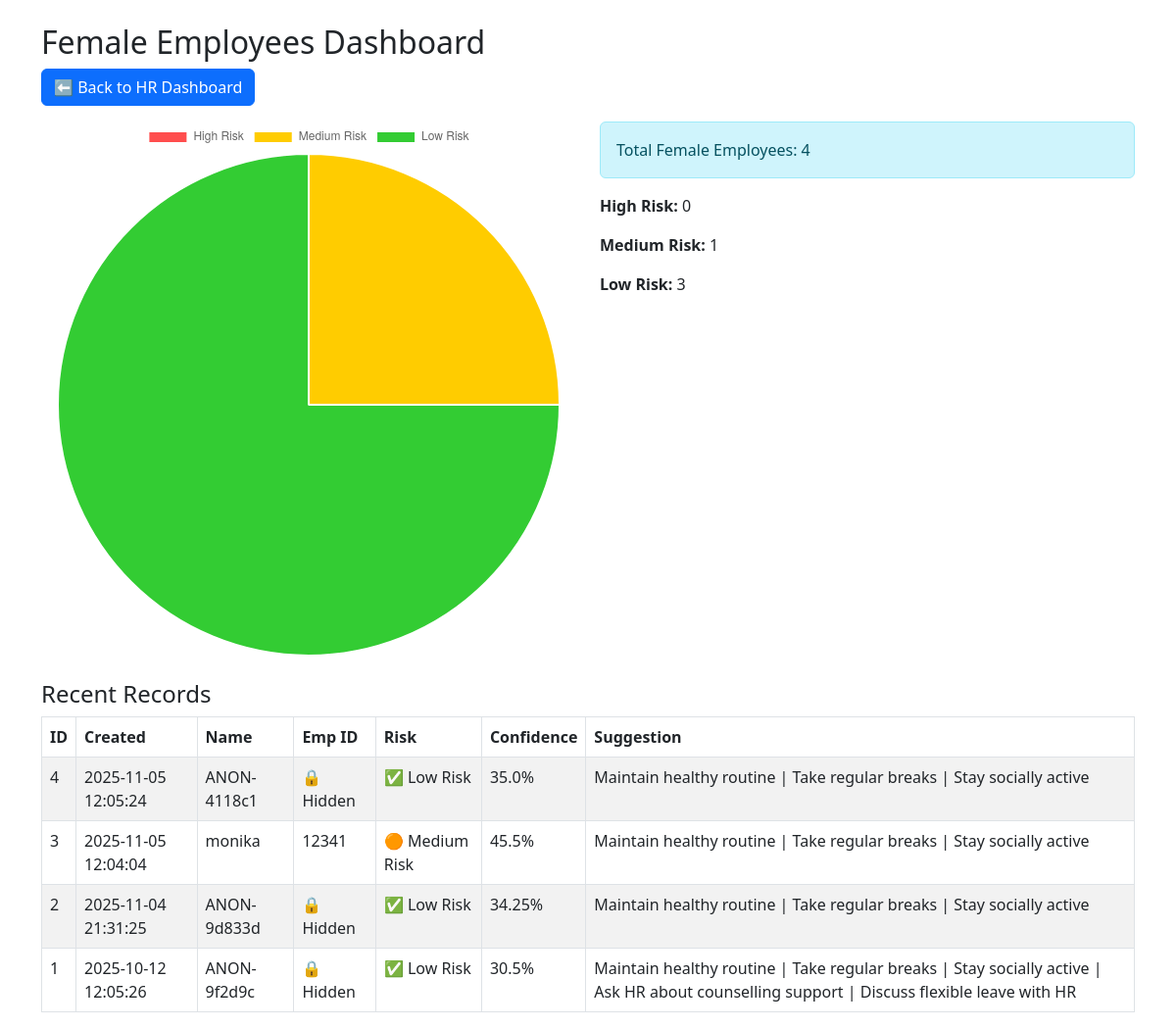
Screenshot of /female_dashboard with the database file from the repository.
### tables this page shows
CREATE TABLE wellness (
                    id INTEGER PRIMARY KEY AUTOINCREMENT,
                    created_at TEXT,
                    anon_code TEXT,
                    age INTEGER,
                    gender TEXT,
                    marital_status INTEGER,
                    work_stress INTEGER,
                    counselling_support INTEGER,
                    confidentiality_assurance INTEGER,
                    job_satisfaction INTEGER,
                    coworkers INTEGER,
                    supervisor INTEGER,
                    leave_policy INTEGER,
                    promotion INTEGER DEFAULT 0,
                    sentiment REAL,
                    hide_identity INTEGER DEFAULT 0,
                    risk TEXT,
                    confidence REAL,
                    suggestion TEXT
                );

CREATE TABLE identity (
                    id INTEGER PRIMARY KEY AUTOINCREMENT,
                    anon_code TEXT UNIQUE,
                    name TEXT,
                    emp_id TEXT,
                    created_at TEXT
                );

### app.py (the view)
@app.route("/female_dashboard", methods=["GET"])
def female_dashboard():
    conn = get_db_conn()
    c = conn.cursor()
    c.execute("SELECT w.*, i.anon_code, i.name as real_name, i.emp_id as real_emp_id FROM wellness w LEFT JOIN identity i ON w.anon_code=i.anon_code WHERE w.gender='Female' ORDER BY w.id DESC")
    rows = c.fetchall()
    conn.close()
    high = sum(1 for r in rows if r["risk"] and "High Risk" in r["risk"])
    medium = sum(1 for r in rows if r["risk"] and "Medium Risk" in r["risk"])
    low = sum(1 for r in rows if r["risk"] and "Low Risk" in r["risk"])
    counselling = None
    if high > 0:
        counselling = "⚠ Female employees in high stress – suggest health counselling, flexible work hours, and wellness programs."
    return render_template("female_dashboard.html", rows=rows, high=high, medium=medium, low=low, counselling=counselling)

### app.py (called while the page is built)
def get_db_conn():
    conn = sqlite3.connect(DB_PATH)
    conn.row_factory = sqlite3.Row
    return conn

### templates/female_dashboard.html (shortened to what this page needs)
<!DOCTYPE html>
<html lang="en">
<head>
  <link rel="stylesheet" href="https://cdn.jsdelivr.net/npm/bootstrap@5.3.0/dist/css/bootstrap.min.css">
</head>
<body class="container mt-4">
  <h2>Female Employees Dashboard</h2>
  <a href="{{ url_for('dashboard') }}" class="btn btn-primary mb-3">⬅ Back to HR Dashboard</a>
  <div class="row">
    <div class="col-md-6">
      <canvas id="femalePie" width="300" height="300"></canvas>
    </div>
    <div class="col-md-6">
      <div class="alert alert-info">Total Female Employees: {{ rows|length }}</div>
      <p><b>High Risk:</b> {{ high }}</p>
      <p><b>Medium Risk:</b> {{ medium }}</p>
      <p><b>Low Risk:</b> {{ low }}</p>
    </div>
  </div>
  <h4 class="mt-4">Recent Records</h4>
  <table class="table table-bordered table-striped">
    <thead>
      <tr>
        <th>ID</th>
        <th>Created</th>
        <th>Name</th>
        <th>Emp ID</th>
        <th>Risk</th>
        <th>Confidence</th>
        <th>Suggestion</th>
      </tr>
    </thead>
    <tbody>
      {% for r in rows %}
      <tr>
        <td>{{ r['id'] }}</td>
        <td>{{ r['created_at'] }}</td>
        <td>{% if r['hide_identity'] == 1 %}{{ r['anon_code'] }}{% else %}{{ r['real_name'] if 'real_name' in r.keys() and r['real_name'] else r['anon_code'] }}{% endif %}</td>
        <td>{% if r['hide_identity'] == 1 %}🔒 Hidden{% else %}{{ r['real_emp_id'] if 'real_emp_id' in r.keys() and r['real_emp_id'] else '' }}{% endif %}</td>
        <td>{{ r['risk'] }}</td>
        <td>{{ r['confidence'] }}%</td>
        <td>{{ r['suggestion'] }}</td>
      </tr>
      {% endfor %}
    </tbody>
  </table>
  <script>
    new Chart(document.getElementById('femalePie').getContext('2d'), {
      type: 'pie',
      data: {
        labels:['High Risk','Medium Risk','Low Risk'],
        datasets:[{
          data:[{{ high }}, {{ medium }}, {{ low }}],
          backgroundColor:['#ff4d4d','#ffcc00','#33cc33']
        }]
      }
    });
  </script>
</body>
</html>

### rows the page displays
wellness: id "4", created_at "2025-11-05 12:05:24", anon_code "ANON-4118c1", hide_identity "🔒 Hidden", risk "✅ Low Risk", confidence "35.0", suggestion "Maintain healthy routine | Take regular breaks | Stay socially active"
wellness: id "3", created_at "2025-11-05 12:04:04", name "monika", emp_id "12341", risk "🟠 Medium Risk", confidence "45.5", suggestion "Maintain healthy routine | Take regular breaks | Stay socially active"
wellness: id "2", created_at "2025-11-04 21:31:25", anon_code "ANON-9d833d", hide_identity "🔒 Hidden", risk "✅ Low Risk", confidence "34.25", suggestion "Maintain healthy routine | Take regular breaks | Stay socially active"
wellness: id "1", created_at "2025-10-12 12:05:26", anon_code "ANON-9f2d9c", hide_identity "🔒 Hidden", risk "✅ Low Risk", confidence "30.5", suggestion "Maintain healthy routine | Take regular breaks | Stay socially active | Ask HR about counselling support | Discuss flexible leave with HR"

### other values shown
{{ rows|length }} "4"
{{ high }} "0"
{{ medium }} "1"
{{ low }} "3"
chart data {{ high }} 0
chart data {{ medium }} 1
chart data {{ low }} 3
